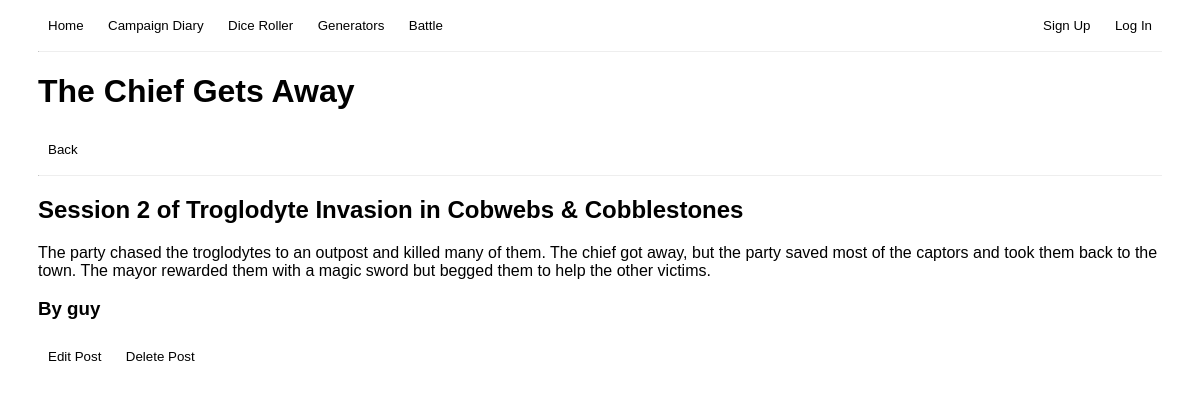
/blog/post/6/, run on the app's committed database.
### blog/models.py (models this page shows, shortened)
class Post(models.Model):
    title = models.CharField(max_length=200)
    author = models.ForeignKey(
        'auth.User',
        on_delete=models.CASCADE,
    )
    campaign = models.CharField(max_length=200)
    session = models.SmallIntegerField()
    system = models.CharField(max_length=200)
    text = models.TextField()

### blog/views.py (the view)
# urls.py: path("blog/post/<int:pk>/", IndividualPostView.as_view(), name='Individual Post'),
class IndividualPostView(DetailView):
    model = Post
    template_name = "individual_post.html"

### blog/templates/individual_post.html (shortened to what this page needs)
<!DOCTYPE html>
<html>
    <head>
    </head>
    <body>
        {% extends "base.html" %}
        {% block content %}
        <div>
            <h1>{{ post.title }}</h1>
            <button onclick="history.back()">Back</button>
            <hr>
        </div>
        <div>
            <h2>Session {{ post.session }} of {{ post.campaign }} in {{ post.system }}</h2>
            <p>{{ post.text }}</p>
            <h3>By {{ post.author }}</h3>
            <a href="{% url 'Edit Post' post.pk %}"><button>Edit Post</button></a>
            <a href="{% url 'Delete Post' post.pk %}"><button>Delete Post</button></a>
        </div>
        {% endblock %}

### static/css/style.css (style rules this page uses)
body { font-family: 'Trebuchet MS', 'Lucida Sans Unicode', 'Lucida Grande', 'Lucida Sans', Arial, sans-serif; padding-left: 2.5%; padding-right: 2.5%; }
button { padding: 10px; border-radius: 20px; background-color: white; border: none; transition-duration: 0.5s; }
hr { border-top: rgb(235, 241, 245); }
a { color: rgb(111, 157, 187); }

### data on the page
Post: title "The Chief Gets Away", session "2", campaign "Troglodyte Invasion", system "Cobwebs & Cobblestones", text "The party chased the troglodytes to an outpost and killed many of them. The chief got away, but the party saved most of the captors and took them back to the town. The mayor rewarded them with a magic sword but begged them to help the other victims.", author "guy"
